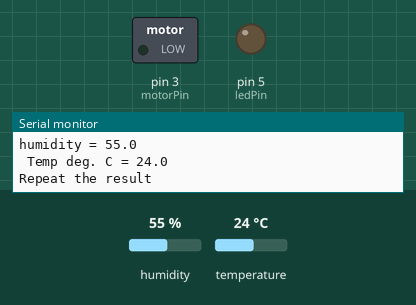
This sketch was run on a simulated Arduino Uno, built with avr-gcc and run on an emulated ATmega328P. On the bench: switched loads named in the sketch (green lamp = pin HIGH), output pins drawn as LEDs (lit = HIGH), the last lines printed to the serial monitor. Inputs (shaded band) come from the test bench; at power-on: humidity 55 %, temperature 24 °C.

Above: at 1.7 s.
1.8 s: humidity set to 22 %
At 5.0 s:
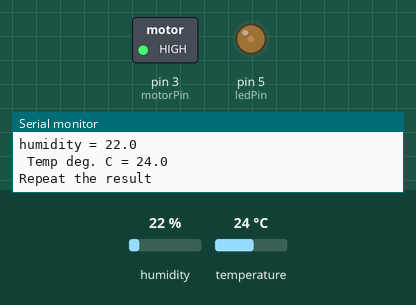
10.0 s: temperature set to 10 °C
17.7 s: temperature set to 7 °C
At 25.8 s:
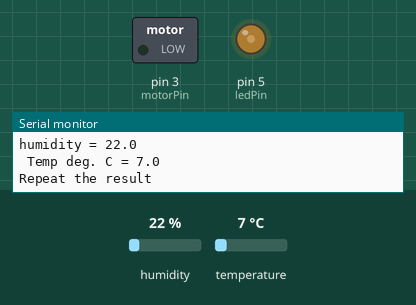
26.1 s: humidity set to 40 %
At 33.7 s:
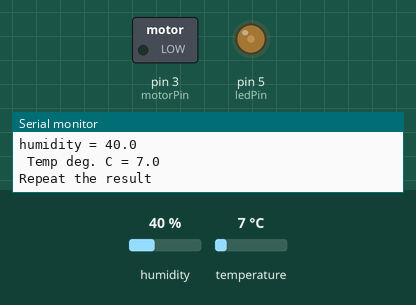
Timing chart, 0 to 35.1 s (numbered marks = the images above; inputs shaded):
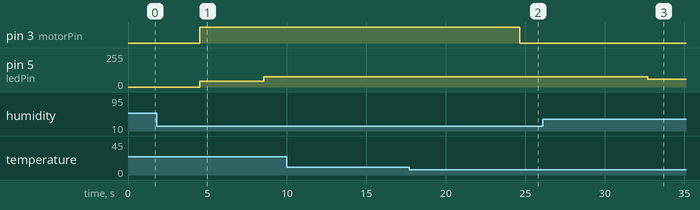

Measured:
- the behaviour switches between 9 and 8 °C on temperature (found by bisection; images 1 and 2)
- after the input at 17.7 s, pin 3 (motorPin): HIGH → LOW after 6.9 s
- after the input at 26.1 s, pin 5 (ledPin): 78/255 → 60/255 after 6.6 s

The sketch:

environmentMonitor.ino
```cpp
#include <DHT.h>
#define Type DHT11
int sensePin = 13;
DHT HT(sensePin, Type);
float humidity;
float tempC;
float tempF;
int setTime = 500;
int DelayTime = 4000;
int motorPin = 3;
int ledPin = 5;

void setup(){
  Serial.begin(9600);
  HT.begin();
  delay(setTime);
  pinMode(ledPin, OUTPUT);
  pinMode(motorPin, OUTPUT);
}
void loop(){
  humidity = HT.readHumidity();
  tempC = HT.readTemperature();
  Serial.print( "humidity = " ) ;
  Serial.println( humidity, 1 ) ;
  Serial.print( " Temp deg. C = " );
  Serial.println( tempC, 1 );
  Serial.println( "Repeat the result" );
  delay(DelayTime);

  if (tempC > 8){
    digitalWrite(motorPin, (2*tempC));
  } else{
    digitalWrite(motorPin, 0);
  }
  if (humidity < 85){
      analogWrite(ledPin, 100-humidity);
  } else {
      analogWrite(ledPin, 0);
  }
}
```
